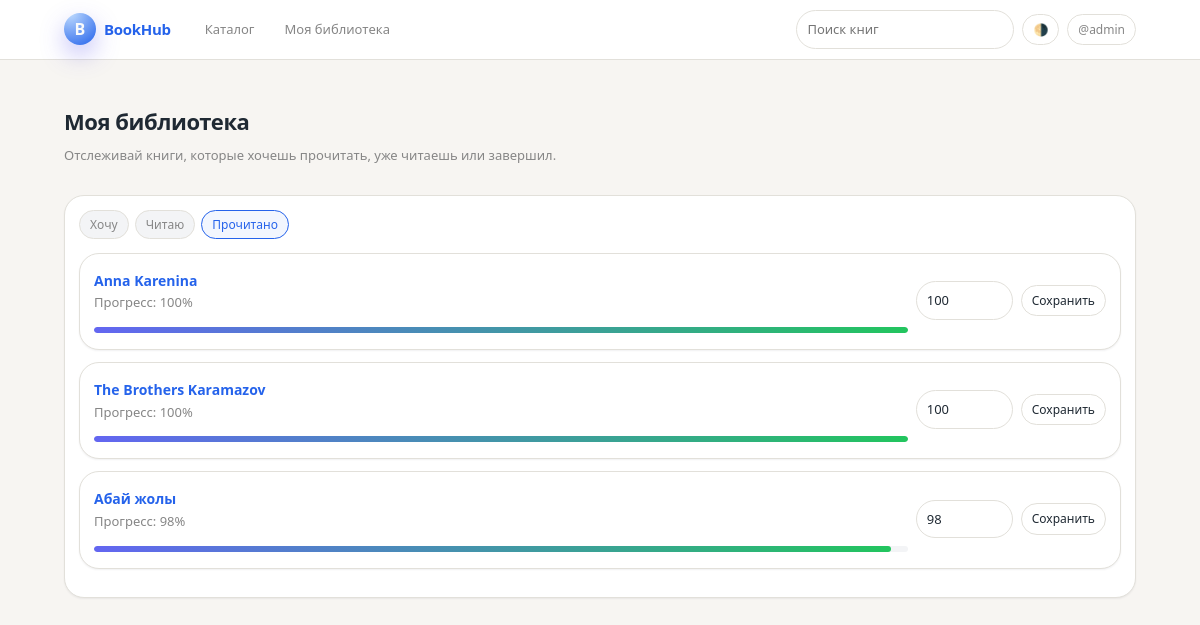
The app's page /me/library/?status=finished (signed in), older data.
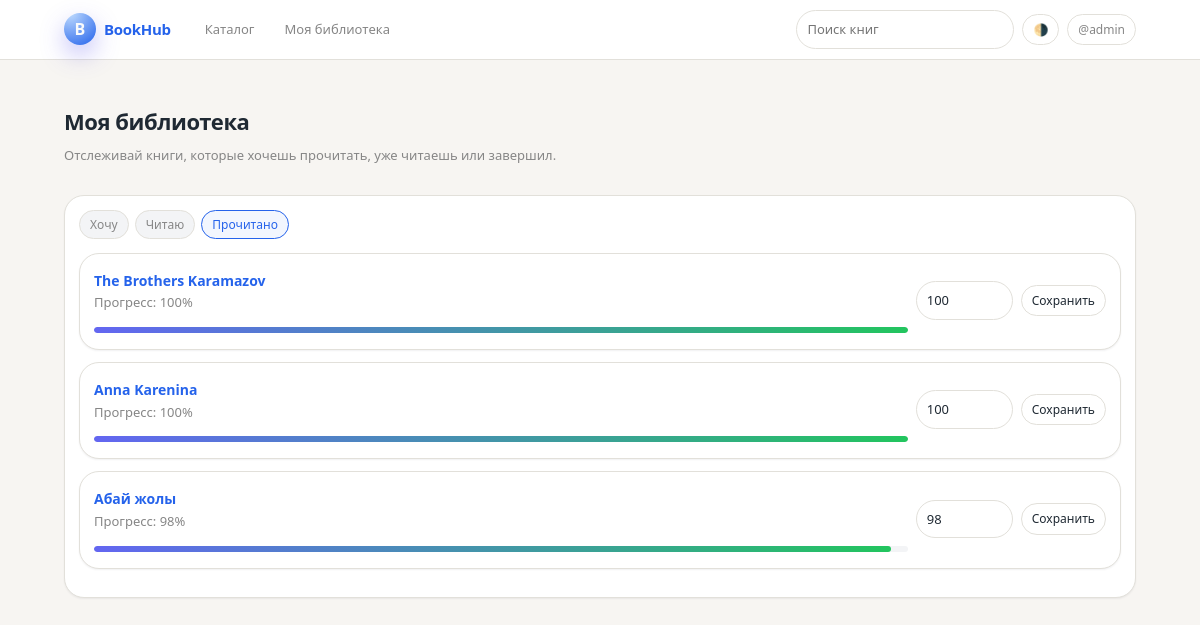
The same page, newer data.
### core/models.py (models this page shows, shortened)
class UserLibrary(models.Model):
    class Status(models.TextChoices):
        WISHLIST = "wishlist", "Хочу прочитать"
        READING = "reading", "Читаю"
        FINISHED = "finished", "Прочитано"
    user = models.ForeignKey(settings.AUTH_USER_MODEL, on_delete=models.CASCADE)
    book = models.ForeignKey(Book, on_delete=models.CASCADE)
    status = models.CharField(
        max_length=20,
        choices=Status.choices,
        default=Status.WISHLIST,
    )
    progress_percent = models.PositiveIntegerField(default=0)
    added_at = models.DateTimeField(auto_now_add=True)
    updated_at = models.DateTimeField(auto_now=True)
    class Meta:
        unique_together = ("user", "book")
        ordering = ["-updated_at"]

class Book(models.Model):
    title = models.CharField(max_length=250)
    description = models.TextField(blank=True)
    cover_url = models.URLField(blank=True)
    year = models.IntegerField(null=True, blank=True)
    authors = models.ManyToManyField(Author, related_name="books", blank=True)
    categories = models.ManyToManyField(
        Category,
        related_name="books",
        blank=True,
    )
    source = models.CharField(max_length=50, blank=True)
    source_id = models.CharField(max_length=120, blank=True)
    is_paid = models.BooleanField(default=False)
    price = models.DecimalField(max_digits=8, decimal_places=2, default=0)
    created_at = models.DateTimeField(auto_now_add=True)
    class Meta:
        ordering = ["-created_at", "title"]
        indexes = [
            models.Index(fields=["title"]),
            models.Index(fields=["source", "source_id"]),
            models.Index(fields=["is_paid"]),
        ]

### core/views.py (the view)
# urls.py: path("me/library/", my_library, name="my_library"),
@login_required
def my_library(request):
    status = request.GET.get("status") or "wishlist"
    if status not in {"wishlist", "reading", "finished"}:
        status = "wishlist"
    items = (
        UserLibrary.objects.select_related("book")
        .filter(user=request.user, status=status)
        .order_by("-updated_at")
    )
    return render(request, "core/my_library.html", {"items": items, "status": status})

### core/templates/core/my_library.html (shortened to what this page needs)
{% extends "core/base.html" %}
{% block content %}
<header class="bh-page-header">
    <h1 class="bh-page-title">Моя библиотека</h1>
    <p class="bh-page-subtitle">
        Отслеживай книги, которые хочешь прочитать, уже читаешь или завершил.
    </p>
</header>
<section class="bh-card">
    <div class="bh-chip-row">
        <a class="bh-chip {% if status == 'wishlist' %}bh-chip-active{% endif %}"
            href="{% url 'my_library' %}?status=wishlist">Хочу</a>
        <a class="bh-chip {% if status == 'reading' %}bh-chip-active{% endif %}"
            href="{% url 'my_library' %}?status=reading">Читаю</a>
        <a class="bh-chip {% if status == 'finished' %}bh-chip-active{% endif %}"
            href="{% url 'my_library' %}?status=finished">Прочитано</a>
    </div>
    {% if items %}
    {% for it in items %}
    <article class="bh-card">
        <div class="bh-flex-row bh-flex-space-between bh-flex-gap-8">
            <div style="flex:1;">
                <a href="{% url 'book_detail' it.book.pk %}"
                    style="font-weight:600; font-size:14px; text-decoration:none;">{{ it.book.title }}</a>
                <div class="bh-text-muted">
                    Прогресс: {{ it.progress_percent }}%
                </div>
                <div class="bh-progress" aria-hidden="true">
                    <div class="bh-progress-inner" style="width: {{ it.progress_percent }}%;"></div>
                </div>
            </div>
            <form method="post" action="{% url 'update_progress' it.book.pk %}">
                <div class="bh-flex-row bh-flex-gap-8">
                    <input class="bh-input bh-input-inline-number" type="number" name="progress" min="0" max="100"
                        value="{{ it.progress_percent }}">
                    <button class="bh-btn bh-btn-ghost bh-btn-small" type="submit">Сохранить</button>
                </div>
            </form>
        </div>
    </article>
    {% endfor %}
    {% else %}
    <p class="bh-text-muted">Пока пусто. Добавь книги из каталога или через импорт.</p>
    {% endif %}
</section>
{% endblock %}

Row changes from the older to the newer data that the page shows:
changed UserLibrary "The Brothers Karamazov": moves up the list
